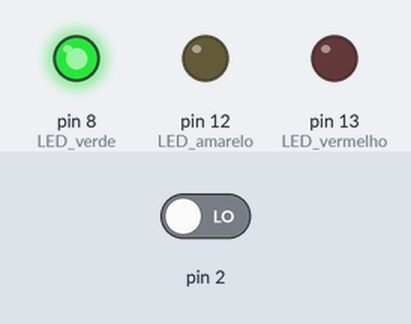
Bench run of a sketch on a simulated Arduino Uno, built with avr-gcc and run on an emulated ATmega328P. Shown: output pins drawn as LEDs (lit = HIGH). The inputs (shaded band) are chosen by the test bench; at power-on: pin 2 LOW.

Above: at 1.2 s.
1.3 s: pin 2 driven HIGH
At 1.6 s:
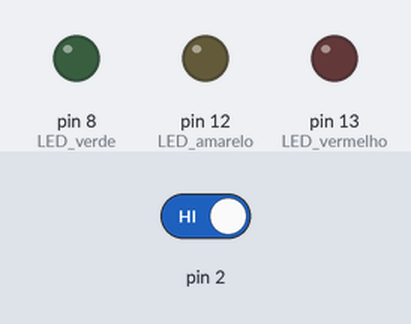
At 4.3 s:
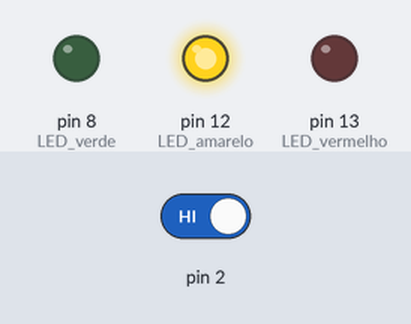
Timing chart, 0 to 12.8 s (numbered marks = the images above; inputs shaded):
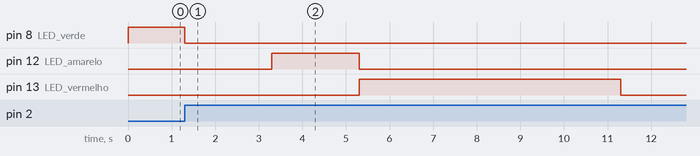

Measured:
- after the input at 1.3 s, pin 8 (LED_verde): HIGH → LOW at once; pin 12 (LED_amarelo): LOW → HIGH after 2.0 s, → LOW 2.0 s later; pin 13 (LED_vermelho): LOW → HIGH after 4.0 s, → LOW 6.0 s later

The sketch:

atividade_3.ino
```cpp
// Simulação de semáforo com botão: crie um semáforo simples com três LEDs representando vermelho, amarelo e verde. Use um botão para simular o botão de pedestres. Quando o botão é pressionado, o semáforo deve mudar para a luz vermelha durante alguns segundos (para o pedestre passar)  antes de voltar ao ciclo normal.
void setup()
{
  pinMode(2, INPUT);
  pinMode(13, OUTPUT); // LED vermelho
  pinMode(12, OUTPUT); // LED amarelo
  pinMode(8, OUTPUT); // LED verde
}

void loop()
{
  static bool apertou = false;

  if (digitalRead(2) == HIGH)
  {
    apertou = true;
  }

  if (apertou)
  {
    digitalWrite(8, LOW);
    delay(2000);
    digitalWrite(12, HIGH);
    delay(2000);
    digitalWrite(12, LOW);
    digitalWrite(13, HIGH);
    delay(6000);
    digitalWrite(13, LOW);
    digitalWrite(8, HIGH);
    apertou = false;
  }
  {
    digitalWrite(8, HIGH);

  }
}
```
